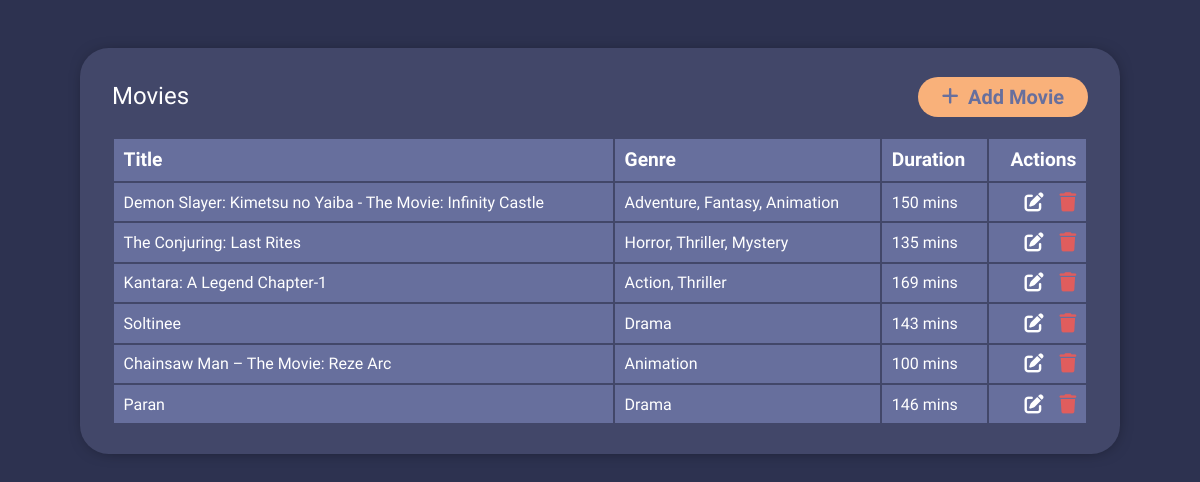
Page /admin/admin_movies.php (signed in) on the committed database.
### tables this page shows
CREATE TABLE `movies` (
  `movie_id` int(11) NOT NULL,
  `title` varchar(100) NOT NULL,
  `genre` varchar(50) DEFAULT NULL,
  `language` varchar(50) DEFAULT NULL,
  `duration` int(11) DEFAULT NULL,
  `release_date` date DEFAULT NULL,
  `description` text DEFAULT NULL,
  `poster` varchar(255) DEFAULT NULL,
  `director` varchar(100) DEFAULT NULL,
  `cast` varchar(200) DEFAULT NULL
);

### includes/db_helper.php (called while the page is built, shortened)
<?php
function get_all_rows($db_server, $query, $param_value = array(), $param_type = "")
{
    if (empty($param_type)) {
        $result = mysqli_query($db_server, $query);
        $rows = [];
        while ($row = mysqli_fetch_assoc($result)) {
            $rows[] = $row;
        }
        return $rows;
    }
    $rows = [];
    return $rows;
}

### admin/admin_movies.php (the view, shortened to what this page needs)
<?php
include("../includes/connection.php");
include("../includes/db_helper.php");
?>
<head>
    <link rel="stylesheet" href="../assets/css/style.css" />
    <link
        rel="stylesheet"
        href="https://cdnjs.cloudflare.com/ajax/libs/font-awesome/6.6.0/css/all.min.css" />
</head>
<div class="management-container">
    <div class="management-body">
        <div class="management-head">
            <p>Movies</p>
            <div class="button add" onclick="openModel('admin_add_movie.php')"><i class="fa-solid fa-plus"></i>
                <p>Add Movie</p>
            </div>
        </div>
        <div class="management-content">
            <table class="admin-content-table">
                <tr>
                    <th>Title</th>
                    <th>Genre</th>
                    <th>Duration</th>
                    <th class="action">Actions</th>
                </tr>
                <?php
                $movies = get_all_rows($db_server, "SELECT * FROM movies");
                foreach ($movies as $row) {
                ?>
                    <tr>
                        <td><?= $row["title"] ?></td>
                        <td><?= $row["genre"] ?></td>
                        <td><?= $row["duration"] ?> mins</td>
                        <td class="action">
                            <i class="fa-solid fa-pen-to-square action-edit"  onclick="openModel('admin_edit_movie.php?id=<?= $row["movie_id"] ?>')"></i>
                            <a href="admin_delete_movie.php?id=<?= $row["movie_id"] ?>" onclick="return confirm('Are you sure you want to delete this movie?')">
                                <i class="fa-solid fa-trash action-delete"></i>
                            </a>
                        </td>
                    </tr>
                <?php
                }
                ?>
            </table>
        </div>
    </div>
</div>

### assets/css/style.css (style rules this page uses)
* { box-sizing: border-box; padding: 0; margin: 0; font-family: "Raleway", sans-serif; line-height: 1.2; transition: 90ms ease-in-out; }
i { color: var(--color2); font-size: 1.2rem; }
a { text-decoration: none; color: inherit; }
.button { display: flex; align-items: center; justify-content: center; font-weight: var(--semibold); background-color: var(--color3); border-radius: 2rem; padding: 0.5rem 1.5rem; color: white; border: none; font-size: 1.25rem; }
.management-container { padding: 3rem 5rem; }
.management-body { background-color: var(--color2); border-radius: 1.8rem; padding: 1.8rem 2rem; display: flex; flex-direction: column; gap: 1.25rem; box-shadow: 1px 1px 19px -10px #000000; }
.management-head { display: flex; justify-content: space-between; align-items: center; }
.management-head p { color: white; font-size: 1.5rem; }
.add { color: var(--color4); display: flex; gap: 0.6rem; justify-content: center; }
.add p { font-size: 1.25rem; color: inherit; }
.add i { color: inherit; }
.admin-content-table { border: none; color: white; width: 100%; }
.admin-content-table tr { background-color: var(--color4); text-align: left; }
.admin-content-table th { font-size: 1.2rem; font-weight: var(--semibold); }
.admin-content-table td { font-size: 1rem; font-weight: var(--regular); }
.admin-content-table td, .admin-content-table th { padding: 0.6rem; }
.admin-content-table .action { text-align: right; display: flex; gap: 1rem; justify-content: flex-end; }
.action-delete, .action-edit { cursor: pointer; }
.action-edit { color: white; }
.action-delete { color: #e05d5d; }

### rows in the picture
movies: title "Demon Slayer: Kimetsu no Yaiba - The Movie: Infinity Castle", genre "Adventure, Fantasy, Animation", duration "150"
movies: title "The Conjuring: Last Rites", genre "Horror, Thriller, Mystery", duration "135"
movies: title "Kantara: A Legend Chapter-1", genre "Action, Thriller", duration "169"
movies: title "Soltinee", genre "Drama", duration "143"
movies: title "Chainsaw Man – The Movie: Reze Arc", genre "Animation", duration "100"
movies: title "Paran", genre "Drama", duration "146"
